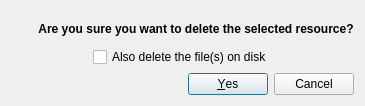
<?xml version="1.0" encoding="UTF-8"?>
<ui version="4.0">
 <class>DeleteResourceDialog</class>
 <widget class="QDialog" name="DeleteResourceDialog">
  <property name="geometry">
   <rect>
    <x>0</x>
    <y>0</y>
    <width>365</width>
    <height>106</height>
   </rect>
  </property>
  <property name="windowTitle">
   <string>Delete Local Resource</string>
  </property>
  <property name="windowIcon">
   <iconset resource="../MIDASDesktopIcons.qrc">
    <normaloff>:/icons/MIDAS_Desktop_Icon.png</normaloff>:/icons/MIDAS_Desktop_Icon.png</iconset>
  </property>
  <layout class="QGridLayout" name="gridLayout">
   <item row="4" column="0" colspan="2">
    <widget class="QDialogButtonBox" name="buttonBox">
     <property name="orientation">
      <enum>Qt::Horizontal</enum>
     </property>
     <property name="standardButtons">
      <set>QDialogButtonBox::Cancel|QDialogButtonBox::Yes</set>
     </property>
    </widget>
   </item>
   <item row="3" column="0" colspan="2">
    <layout class="QVBoxLayout" name="verticalLayout">
     <property name="spacing">
      <number>0</number>
     </property>
     <item>
      <layout class="QHBoxLayout" name="horizontalLayout_2">
       <item>
        <widget class="QLabel" name="label_2">
         <property name="text">
          <string/>
         </property>
         <property name="pixmap">
          <pixmap resource="../MIDASDesktopIcons.qrc">:/icons/delete_small.png</pixmap>
         </property>
        </widget>
       </item>
       <item>
        <widget class="QLabel" name="deleteLabel">
         <property name="text">
          <string>&lt;b&gt;Are you sure you want to delete the selected resource?&lt;/b&gt;</string>
         </property>
         <property name="textFormat">
          <enum>Qt::RichText</enum>
         </property>
         <property name="alignment">
          <set>Qt::AlignCenter</set>
         </property>
        </widget>
       </item>
      </layout>
     </item>
     <item>
      <layout class="QHBoxLayout" name="clientLabel">
       <item>
        <spacer name="horizontalSpacer">
         <property name="orientation">
          <enum>Qt::Horizontal</enum>
         </property>
         <property name="sizeHint" stdset="0">
          <size>
           <width>40</width>
           <height>20</height>
          </size>
         </property>
        </spacer>
       </item>
       <item>
        <widget class="QCheckBox" name="deleteFileCheckBox">
         <property name="text">
          <string>Also delete the file(s) on disk</string>
         </property>
        </widget>
       </item>
       <item>
        <spacer name="horizontalSpacer_2">
         <property name="orientation">
          <enum>Qt::Horizontal</enum>
         </property>
         <property name="sizeHint" stdset="0">
          <size>
           <width>40</width>
           <height>20</height>
          </size>
         </property>
        </spacer>
       </item>
      </layout>
     </item>
    </layout>
   </item>
  </layout>
 </widget>
 <tabstops>
  <tabstop>deleteFileCheckBox</tabstop>
  <tabstop>buttonBox</tabstop>
 </tabstops>
 <resources>
  <include location="../MIDASDesktopIcons.qrc"/>
  <include location="../MIDASDesktopIcons.qrc"/>
  <include location="../MIDASDesktopIcons.qrc"/>
 </resources>
 <connections>
  <connection>
   <sender>buttonBox</sender>
   <signal>accepted()</signal>
   <receiver>DeleteResourceDialog</receiver>
   <slot>accept()</slot>
   <hints>
    <hint type="sourcelabel">
     <x>117</x>
     <y>93</y>
    </hint>
    <hint type="destinationlabel">
     <x>131</x>
     <y>0</y>
    </hint>
   </hints>
  </connection>
  <connection>
   <sender>buttonBox</sender>
   <signal>rejected()</signal>
   <receiver>DeleteResourceDialog</receiver>
   <slot>reject()</slot>
   <hints>
    <hint type="sourcelabel">
     <x>293</x>
     <y>80</y>
    </hint>
    <hint type="destinationlabel">
     <x>274</x>
     <y>-7</y>
    </hint>
   </hints>
  </connection>
 </connections>
</ui>
